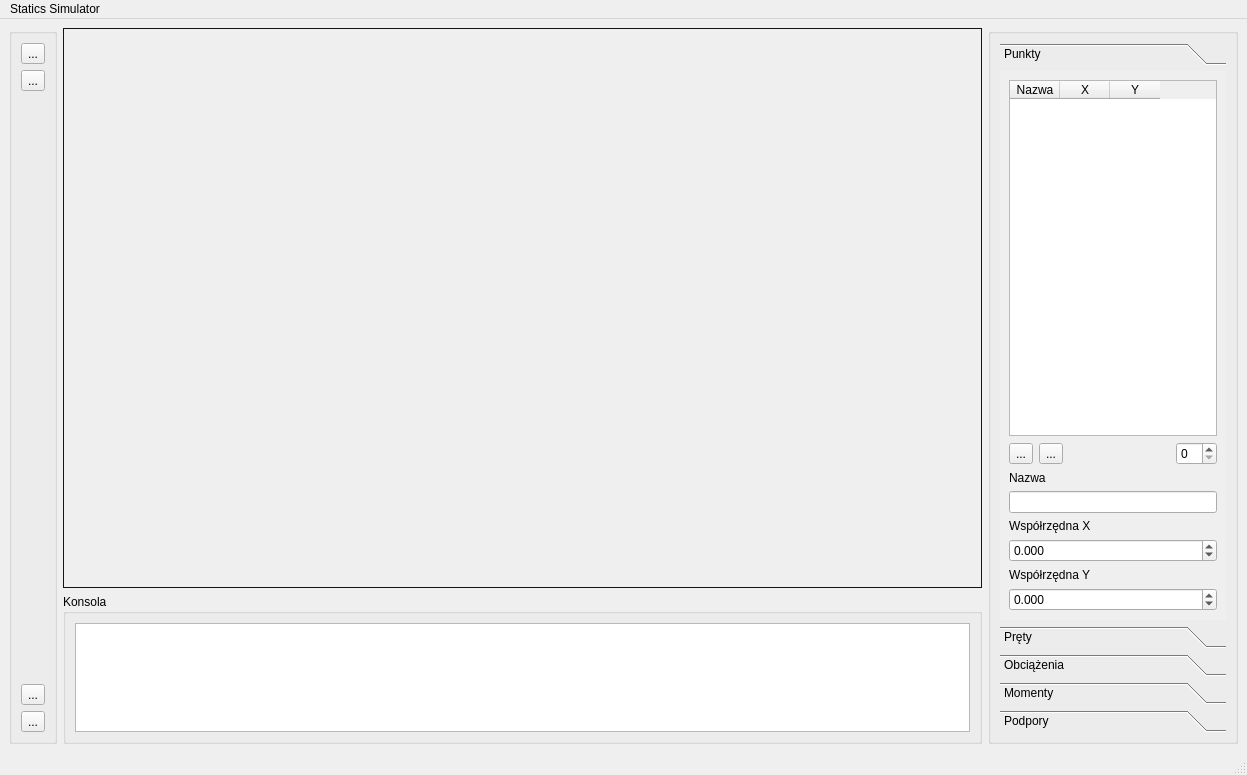
<?xml version="1.0" encoding="UTF-8"?>
<ui version="4.0">
 <class>MainWindow</class>
 <widget class="QMainWindow" name="MainWindow">
  <property name="geometry">
   <rect>
    <x>0</x>
    <y>0</y>
    <width>1247</width>
    <height>775</height>
   </rect>
  </property>
  <property name="minimumSize">
   <size>
    <width>800</width>
    <height>600</height>
   </size>
  </property>
  <property name="windowTitle">
   <string>MainWindow</string>
  </property>
  <widget class="QWidget" name="centralwidget">
   <layout class="QHBoxLayout" name="horizontalLayout">
    <item>
     <widget class="QGroupBox" name="groupBox_2">
      <layout class="QGridLayout" name="gridLayout_2">
       <item row="1" column="0">
        <widget class="QToolButton" name="calcExportBtn">
         <property name="toolTip">
          <string>Zapisz wyniki (.csv)</string>
         </property>
         <property name="text">
          <string>...</string>
         </property>
         <property name="icon">
          <iconset theme="QIcon::ThemeIcon::DocumentSave"/>
         </property>
        </widget>
       </item>
       <item row="2" column="0">
        <spacer name="verticalSpacer">
         <property name="orientation">
          <enum>Qt::Orientation::Vertical</enum>
         </property>
         <property name="sizeHint" stdset="0">
          <size>
           <width>20</width>
           <height>40</height>
          </size>
         </property>
        </spacer>
       </item>
       <item row="4" column="0">
        <widget class="QToolButton" name="calcRunBtn">
         <property name="toolTip">
          <string>Uruchom obliczenia</string>
         </property>
         <property name="text">
          <string>...</string>
         </property>
         <property name="icon">
          <iconset theme="QIcon::ThemeIcon::MediaPlaybackStart"/>
         </property>
        </widget>
       </item>
       <item row="0" column="0">
        <widget class="QToolButton" name="newCalcBtn">
         <property name="toolTip">
          <string>Nowe badanie</string>
         </property>
         <property name="text">
          <string>...</string>
         </property>
         <property name="icon">
          <iconset theme="QIcon::ThemeIcon::DocumentNew"/>
         </property>
        </widget>
       </item>
       <item row="3" column="0">
        <widget class="QToolButton" name="windowRefreshBtn">
         <property name="toolTip">
          <string>Odśwież okno</string>
         </property>
         <property name="text">
          <string>...</string>
         </property>
         <property name="icon">
          <iconset theme="QIcon::ThemeIcon::ViewRefresh"/>
         </property>
        </widget>
       </item>
      </layout>
     </widget>
    </item>
    <item>
     <layout class="QVBoxLayout" name="verticalLayout">
      <item>
       <widget class="RenderWindow" name="frame">
        <property name="palette">
         <palette>
          <active>
           <colorrole role="Window">
            <brush brushstyle="SolidPattern">
             <color alpha="255">
              <red>26</red>
              <green>26</green>
              <blue>26</blue>
             </color>
            </brush>
           </colorrole>
          </active>
          <inactive>
           <colorrole role="Window">
            <brush brushstyle="SolidPattern">
             <color alpha="255">
              <red>26</red>
              <green>26</green>
              <blue>26</blue>
             </color>
            </brush>
           </colorrole>
          </inactive>
          <disabled>
           <colorrole role="Base">
            <brush brushstyle="SolidPattern">
             <color alpha="255">
              <red>26</red>
              <green>26</green>
              <blue>26</blue>
             </color>
            </brush>
           </colorrole>
           <colorrole role="Window">
            <brush brushstyle="SolidPattern">
             <color alpha="255">
              <red>26</red>
              <green>26</green>
              <blue>26</blue>
             </color>
            </brush>
           </colorrole>
          </disabled>
         </palette>
        </property>
        <property name="frameShape">
         <enum>QFrame::Shape::StyledPanel</enum>
        </property>
        <property name="frameShadow">
         <enum>QFrame::Shadow::Raised</enum>
        </property>
       </widget>
      </item>
      <item>
       <widget class="QGroupBox" name="consoleGrBox">
        <property name="maximumSize">
         <size>
          <width>16777215</width>
          <height>150</height>
         </size>
        </property>
        <property name="title">
         <string>Konsola</string>
        </property>
        <layout class="QVBoxLayout" name="verticalLayout_2">
         <item>
          <widget class="QPlainTextEdit" name="consoleTxtBox">
           <property name="acceptDrops">
            <bool>false</bool>
           </property>
           <property name="readOnly">
            <bool>true</bool>
           </property>
          </widget>
         </item>
        </layout>
       </widget>
      </item>
     </layout>
    </item>
    <item>
     <widget class="QGroupBox" name="groupBox">
      <property name="minimumSize">
       <size>
        <width>200</width>
        <height>0</height>
       </size>
      </property>
      <property name="maximumSize">
       <size>
        <width>250</width>
        <height>16777215</height>
       </size>
      </property>
      <layout class="QGridLayout" name="gridLayout">
       <item row="0" column="0">
        <widget class="QToolBox" name="toolBox">
         <property name="sizePolicy">
          <sizepolicy hsizetype="Preferred" vsizetype="Preferred">
           <horstretch>0</horstretch>
           <verstretch>0</verstretch>
          </sizepolicy>
         </property>
         <property name="minimumSize">
          <size>
           <width>200</width>
           <height>0</height>
          </size>
         </property>
         <property name="maximumSize">
          <size>
           <width>250</width>
           <height>16777215</height>
          </size>
         </property>
         <widget class="QWidget" name="punktyTab">
          <property name="geometry">
           <rect>
            <x>0</x>
            <y>0</y>
            <width>226</width>
            <height>537</height>
           </rect>
          </property>
          <attribute name="label">
           <string>Punkty</string>
          </attribute>
          <layout class="QVBoxLayout" name="verticalLayout_3">
           <item>
            <widget class="QTableWidget" name="punktyTable">
             <property name="columnCount">
              <number>3</number>
             </property>
             <attribute name="horizontalHeaderMinimumSectionSize">
              <number>10</number>
             </attribute>
             <attribute name="horizontalHeaderDefaultSectionSize">
              <number>50</number>
             </attribute>
             <column>
              <property name="text">
               <string>Nazwa</string>
              </property>
             </column>
             <column>
              <property name="text">
               <string>X</string>
              </property>
             </column>
             <column>
              <property name="text">
               <string>Y</string>
              </property>
             </column>
            </widget>
           </item>
           <item>
            <layout class="QHBoxLayout" name="horizontalLayout_2">
             <item>
              <widget class="QToolButton" name="punktAddBtn">
               <property name="toolTip">
                <string>Dodaj</string>
               </property>
               <property name="text">
                <string>...</string>
               </property>
               <property name="icon">
                <iconset theme="QIcon::ThemeIcon::DocumentNew"/>
               </property>
              </widget>
             </item>
             <item>
              <widget class="QToolButton" name="punktRemoveBtn">
               <property name="toolTip">
                <string>Usuń</string>
               </property>
               <property name="text">
                <string>...</string>
               </property>
               <property name="icon">
                <iconset theme="QIcon::ThemeIcon::EditClear"/>
               </property>
              </widget>
             </item>
             <item>
              <spacer name="horizontalSpacer">
               <property name="orientation">
                <enum>Qt::Orientation::Horizontal</enum>
               </property>
               <property name="sizeHint" stdset="0">
                <size>
                 <width>40</width>
                 <height>20</height>
                </size>
               </property>
              </spacer>
             </item>
             <item>
              <widget class="QSpinBox" name="pktRemoveSBox"/>
             </item>
            </layout>
           </item>
           <item>
            <widget class="QLabel" name="label_3">
             <property name="text">
              <string>Nazwa</string>
             </property>
            </widget>
           </item>
           <item>
            <widget class="QLineEdit" name="punktNameEdit"/>
           </item>
           <item>
            <widget class="QLabel" name="label">
             <property name="text">
              <string>Współrzędna X</string>
             </property>
            </widget>
           </item>
           <item>
            <widget class="QDoubleSpinBox" name="punktXCoordSpinBox">
             <property name="decimals">
              <number>3</number>
             </property>
             <property name="minimum">
              <double>-1000.000000000000000</double>
             </property>
             <property name="maximum">
              <double>1000.000000000000000</double>
             </property>
            </widget>
           </item>
           <item>
            <widget class="QLabel" name="label_2">
             <property name="text">
              <string>Współrzędna Y</string>
             </property>
            </widget>
           </item>
           <item>
            <widget class="QDoubleSpinBox" name="punktYCoordSpinBox">
             <property name="decimals">
              <number>3</number>
             </property>
             <property name="minimum">
              <double>-1000.000000000000000</double>
             </property>
             <property name="maximum">
              <double>1000.000000000000000</double>
             </property>
            </widget>
           </item>
          </layout>
         </widget>
         <widget class="QWidget" name="pretyTab">
          <property name="geometry">
           <rect>
            <x>0</x>
            <y>0</y>
            <width>226</width>
            <height>537</height>
           </rect>
          </property>
          <attribute name="label">
           <string>Pręty</string>
          </attribute>
          <layout class="QVBoxLayout" name="verticalLayout_4">
           <item>
            <widget class="QTableWidget" name="pretyTable">
             <property name="columnCount">
              <number>3</number>
             </property>
             <attribute name="horizontalHeaderVisible">
              <bool>true</bool>
             </attribute>
             <attribute name="horizontalHeaderMinimumSectionSize">
              <number>0</number>
             </attribute>
             <attribute name="horizontalHeaderDefaultSectionSize">
              <number>60</number>
             </attribute>
             <attribute name="horizontalHeaderHighlightSections">
              <bool>true</bool>
             </attribute>
             <attribute name="verticalHeaderCascadingSectionResizes">
              <bool>false</bool>
             </attribute>
             <attribute name="verticalHeaderDefaultSectionSize">
              <number>40</number>
             </attribute>
             <attribute name="verticalHeaderShowSortIndicator" stdset="0">
              <bool>false</bool>
             </attribute>
             <column>
              <property name="text">
               <string>Nazwa</string>
              </property>
             </column>
             <column>
              <property name="text">
               <string>P. Pocz.</string>
              </property>
             </column>
             <column>
              <property name="text">
               <string>P. Końc.</string>
              </property>
             </column>
            </widget>
           </item>
           <item>
            <layout class="QHBoxLayout" name="horizontalLayout_3">
             <item>
              <widget class="QToolButton" name="pretAddBtn">
               <property name="toolTip">
                <string>Dodaj</string>
               </property>
               <property name="text">
                <string>...</string>
               </property>
               <property name="icon">
                <iconset theme="QIcon::ThemeIcon::DocumentNew"/>
               </property>
              </widget>
             </item>
             <item>
              <widget class="QToolButton" name="pretRemoveBtn">
               <property name="toolTip">
                <string>Usuń</string>
               </property>
               <property name="text">
                <string>...</string>
               </property>
               <property name="icon">
                <iconset theme="QIcon::ThemeIcon::EditClear"/>
               </property>
              </widget>
             </item>
             <item>
              <spacer name="horizontalSpacer_2">
               <property name="orientation">
                <enum>Qt::Orientation::Horizontal</enum>
               </property>
               <property name="sizeHint" stdset="0">
                <size>
                 <width>40</width>
                 <height>20</height>
                </size>
               </property>
              </spacer>
             </item>
             <item>
              <widget class="QSpinBox" name="pretRemoveSBox"/>
             </item>
            </layout>
           </item>
           <item>
            <widget class="QLabel" name="label_4">
             <property name="text">
              <string>Nazwa</string>
             </property>
            </widget>
           </item>
           <item>
            <widget class="QLineEdit" name="pretNameLineEdit"/>
           </item>
           <item>
            <widget class="QLabel" name="label_5">
             <property name="text">
              <string>Punkt Początkowy</string>
             </property>
            </widget>
           </item>
           <item>
            <widget class="QComboBox" name="pretStartPointComboBox">
             <property name="currentIndex">
              <number>-1</number>
             </property>
            </widget>
           </item>
           <item>
            <widget class="QLabel" name="label_6">
             <property name="text">
              <string>Punkt Końcowy</string>
             </property>
            </widget>
           </item>
           <item>
            <widget class="QComboBox" name="pretEndPointComboBox"/>
           </item>
           <item>
            <widget class="QLabel" name="label_23">
             <property name="text">
              <string>Moduł Younga</string>
             </property>
            </widget>
           </item>
           <item>
            <widget class="QLineEdit" name="ELineEdit"/>
           </item>
           <item>
            <widget class="QLabel" name="label_24">
             <property name="text">
              <string>Średnica</string>
             </property>
            </widget>
           </item>
           <item>
            <widget class="QLineEdit" name="dLineEdit"/>
           </item>
          </layout>
         </widget>
         <widget class="QWidget" name="obciazeniaTab">
          <property name="geometry">
           <rect>
            <x>0</x>
            <y>0</y>
            <width>226</width>
            <height>537</height>
           </rect>
          </property>
          <attribute name="label">
           <string>Obciążenia</string>
          </attribute>
          <layout class="QVBoxLayout" name="verticalLayout_5">
           <item>
            <widget class="QTabWidget" name="tabWidget">
             <property name="currentIndex">
              <number>1</number>
             </property>
             <widget class="QWidget" name="obcPunktTab">
              <attribute name="title">
               <string>Punktowe</string>
              </attribute>
              <layout class="QVBoxLayout" name="verticalLayout_6">
               <item>
                <widget class="QTableWidget" name="obcPunktTable">
                 <property name="columnCount">
                  <number>2</number>
                 </property>
                 <attribute name="horizontalHeaderVisible">
                  <bool>true</bool>
                 </attribute>
                 <attribute name="horizontalHeaderMinimumSectionSize">
                  <number>0</number>
                 </attribute>
                 <attribute name="horizontalHeaderDefaultSectionSize">
                  <number>70</number>
                 </attribute>
                 <attribute name="horizontalHeaderHighlightSections">
                  <bool>true</bool>
                 </attribute>
                 <attribute name="verticalHeaderCascadingSectionResizes">
                  <bool>false</bool>
                 </attribute>
                 <attribute name="verticalHeaderDefaultSectionSize">
                  <number>40</number>
                 </attribute>
                 <attribute name="verticalHeaderShowSortIndicator" stdset="0">
                  <bool>false</bool>
                 </attribute>
                 <column>
                  <property name="text">
                   <string>Nazwa</string>
                  </property>
                 </column>
                 <column>
                  <property name="text">
                   <string>Położenie</string>
                  </property>
                 </column>
                </widget>
               </item>
               <item>
                <layout class="QHBoxLayout" name="horizontalLayout_4">
                 <item>
                  <widget class="QToolButton" name="obcPunktAddBtn">
                   <property name="toolTip">
                    <string>Dodaj</string>
                   </property>
                   <property name="text">
                    <string>...</string>
                   </property>
                   <property name="icon">
                    <iconset theme="QIcon::ThemeIcon::DocumentNew"/>
                   </property>
                  </widget>
                 </item>
                 <item>
                  <widget class="QToolButton" name="obcPunktRemoveBtn">
                   <property name="toolTip">
                    <string>Usuń</string>
                   </property>
                   <property name="text">
                    <string>...</string>
                   </property>
                   <property name="icon">
                    <iconset theme="QIcon::ThemeIcon::EditClear"/>
                   </property>
                  </widget>
                 </item>
                 <item>
                  <spacer name="horizontalSpacer_3">
                   <property name="orientation">
                    <enum>Qt::Orientation::Horizontal</enum>
                   </property>
                   <property name="sizeHint" stdset="0">
                    <size>
                     <width>40</width>
                     <height>20</height>
                    </size>
                   </property>
                  </spacer>
                 </item>
                 <item>
                  <widget class="QSpinBox" name="obcPktRemoveSBox"/>
                 </item>
                </layout>
               </item>
               <item>
                <widget class="QLabel" name="label_7">
                 <property name="text">
                  <string>Nazwa</string>
                 </property>
                </widget>
               </item>
               <item>
                <widget class="QLineEdit" name="obcPunktNameEdit"/>
               </item>
               <item>
                <widget class="QLabel" name="label_9">
                 <property name="text">
                  <string>Wartość X</string>
                 </property>
                </widget>
               </item>
               <item>
                <widget class="QDoubleSpinBox" name="obcPunktXSpinBox"/>
               </item>
               <item>
                <widget class="QLabel" name="label_10">
                 <property name="text">
                  <string>Wartość Y</string>
                 </property>
                </widget>
               </item>
               <item>
                <widget class="QDoubleSpinBox" name="obcPunktYSpinBox"/>
               </item>
               <item>
                <widget class="QLabel" name="label_8">
                 <property name="text">
                  <string>Punkt Przyłożenia</string>
                 </property>
                </widget>
               </item>
               <item>
                <widget class="QComboBox" name="obcPunktGroupBox"/>
               </item>
              </layout>
             </widget>
             <widget class="QWidget" name="obcKonstrTab">
              <attribute name="title">
               <string>Konstrukcyjne</string>
              </attribute>
              <layout class="QVBoxLayout" name="verticalLayout_8">
               <item>
                <widget class="QTableWidget" name="obcKonstrTable">
                 <property name="columnCount">
                  <number>2</number>
                 </property>
                 <attribute name="horizontalHeaderVisible">
                  <bool>true</bool>
                 </attribute>
                 <attribute name="horizontalHeaderMinimumSectionSize">
                  <number>0</number>
                 </attribute>
                 <attribute name="horizontalHeaderDefaultSectionSize">
                  <number>70</number>
                 </attribute>
                 <attribute name="horizontalHeaderHighlightSections">
                  <bool>true</bool>
                 </attribute>
                 <attribute name="verticalHeaderCascadingSectionResizes">
                  <bool>false</bool>
                 </attribute>
                 <attribute name="verticalHeaderDefaultSectionSize">
                  <number>40</number>
                 </attribute>
                 <attribute name="verticalHeaderShowSortIndicator" stdset="0">
                  <bool>false</bool>
                 </attribute>
                 <column>
                  <property name="text">
                   <string>Nazwa</string>
                  </property>
                 </column>
                 <column>
                  <property name="text">
                   <string>Położenie</string>
                  </property>
                 </column>
                </widget>
               </item>
               <item>
                <layout class="QHBoxLayout" name="horizontalLayout_7">
                 <item>
                  <widget class="QToolButton" name="obcKonstrAddBtn">
                   <property name="toolTip">
                    <string>Dodaj</string>
                   </property>
                   <property name="text">
                    <string>...</string>
                   </property>
                   <property name="icon">
                    <iconset theme="QIcon::ThemeIcon::DocumentNew"/>
                   </property>
                  </widget>
                 </item>
                 <item>
                  <widget class="QToolButton" name="obcKonstrRemoveBtn">
                   <property name="toolTip">
                    <string>Usuń</string>
                   </property>
                   <property name="text">
                    <string>...</string>
                   </property>
                   <property name="icon">
                    <iconset theme="QIcon::ThemeIcon::EditClear"/>
                   </property>
                  </widget>
                 </item>
                 <item>
                  <spacer name="horizontalSpacer_5">
                   <property name="orientation">
                    <enum>Qt::Orientation::Horizontal</enum>
                   </property>
                   <property name="sizeHint" stdset="0">
                    <size>
                     <width>40</width>
                     <height>20</height>
                    </size>
                   </property>
                  </spacer>
                 </item>
                 <item>
                  <widget class="QSpinBox" name="obcKRemoveSBox"/>
                 </item>
                </layout>
               </item>
               <item>
                <widget class="QLabel" name="label_18">
                 <property name="text">
                  <string>Nazwa</string>
                 </property>
                </widget>
               </item>
               <item>
                <widget class="QLineEdit" name="obcKonstrNameEdit"/>
               </item>
               <item>
                <widget class="QLabel" name="label_17">
                 <property name="text">
                  <string>Wartość X</string>
                 </property>
                </widget>
               </item>
               <item>
                <widget class="QDoubleSpinBox" name="obcKonstrXSpinBox"/>
               </item>
               <item>
                <widget class="QLabel" name="label_15">
                 <property name="text">
                  <string>Wartość Y</string>
                 </property>
                </widget>
               </item>
               <item>
                <widget class="QDoubleSpinBox" name="obcKonstrYSpinBox"/>
               </item>
               <item>
                <widget class="QLabel" name="label_16">
                 <property name="text">
                  <string>Pręt Przyłożenia</string>
                 </property>
                </widget>
               </item>
               <item>
                <widget class="QComboBox" name="pretObcComboBox"/>
               </item>
              </layout>
             </widget>
            </widget>
           </item>
          </layout>
         </widget>
         <widget class="QWidget" name="momentTab">
          <property name="geometry">
           <rect>
            <x>0</x>
            <y>0</y>
            <width>226</width>
            <height>537</height>
           </rect>
          </property>
          <attribute name="label">
           <string>Momenty</string>
          </attribute>
          <layout class="QVBoxLayout" name="verticalLayout_9">
           <item>
            <widget class="QTableWidget" name="momentTable_2">
             <property name="columnCount">
              <number>2</number>
             </property>
             <attribute name="horizontalHeaderVisible">
              <bool>true</bool>
             </attribute>
             <attribute name="horizontalHeaderMinimumSectionSize">
              <number>0</number>
             </attribute>
             <attribute name="horizontalHeaderDefaultSectionSize">
              <number>70</number>
             </attribute>
             <attribute name="horizontalHeaderHighlightSections">
              <bool>true</bool>
             </attribute>
             <attribute name="verticalHeaderCascadingSectionResizes">
              <bool>false</bool>
             </attribute>
             <attribute name="verticalHeaderDefaultSectionSize">
              <number>40</number>
             </attribute>
             <attribute name="verticalHeaderShowSortIndicator" stdset="0">
              <bool>false</bool>
             </attribute>
             <column>
              <property name="text">
               <string>Nazwa</string>
              </property>
             </column>
             <column>
              <property name="text">
               <string>Położenie</string>
              </property>
             </column>
            </widget>
           </item>
           <item>
            <layout class="QHBoxLayout" name="horizontalLayout_8">
             <item>
              <widget class="QToolButton" name="momentAddBtn_2">
               <property name="toolTip">
                <string>Dodaj</string>
               </property>
               <property name="text">
                <string>...</string>
               </property>
               <property name="icon">
                <iconset theme="QIcon::ThemeIcon::DocumentNew"/>
               </property>
              </widget>
             </item>
             <item>
              <widget class="QToolButton" name="momentRemoveBtn_2">
               <property name="toolTip">
                <string>Usuń</string>
               </property>
               <property name="text">
                <string>...</string>
               </property>
               <property name="icon">
                <iconset theme="QIcon::ThemeIcon::EditClear"/>
               </property>
              </widget>
             </item>
             <item>
              <spacer name="horizontalSpacer_6">
               <property name="orientation">
                <enum>Qt::Orientation::Horizontal</enum>
               </property>
               <property name="sizeHint" stdset="0">
                <size>
                 <width>40</width>
                 <height>20</height>
                </size>
               </property>
              </spacer>
             </item>
             <item>
              <widget class="QSpinBox" name="momentRemoveSBox"/>
             </item>
            </layout>
           </item>
           <item>
            <widget class="QLabel" name="label_21">
             <property name="text">
              <string>Nazwa</string>
             </property>
            </widget>
           </item>
           <item>
            <widget class="QLineEdit" name="momentNameEdit_2"/>
           </item>
           <item>
            <widget class="QLabel" name="label_22">
             <property name="text">
              <string>Wartość</string>
             </property>
            </widget>
           </item>
           <item>
            <widget class="QDoubleSpinBox" name="momentSpinBox_2"/>
           </item>
           <item>
            <widget class="QLabel" name="label_20">
             <property name="text">
              <string>Punkt Przyłożenia</string>
             </property>
            </widget>
           </item>
           <item>
            <widget class="QComboBox" name="momentGroupBox_2"/>
           </item>
          </layout>
         </widget>
         <widget class="QWidget" name="podporyTab">
          <property name="geometry">
           <rect>
            <x>0</x>
            <y>0</y>
            <width>226</width>
            <height>537</height>
           </rect>
          </property>
          <attribute name="label">
           <string>Podpory</string>
          </attribute>
          <layout class="QVBoxLayout" name="verticalLayout_7">
           <item>
            <widget class="QTableWidget" name="podporyTable">
             <property name="columnCount">
              <number>3</number>
             </property>
             <attribute name="horizontalHeaderVisible">
              <bool>true</bool>
             </attribute>
             <attribute name="horizontalHeaderMinimumSectionSize">
              <number>0</number>
             </attribute>
             <attribute name="horizontalHeaderDefaultSectionSize">
              <number>60</number>
             </attribute>
             <attribute name="horizontalHeaderHighlightSections">
              <bool>true</bool>
             </attribute>
             <attribute name="verticalHeaderCascadingSectionResizes">
              <bool>false</bool>
             </attribute>
             <attribute name="verticalHeaderDefaultSectionSize">
              <number>40</number>
             </attribute>
             <attribute name="verticalHeaderShowSortIndicator" stdset="0">
              <bool>false</bool>
             </attribute>
             <column>
              <property name="text">
               <string>Pkt. Przył.</string>
              </property>
             </column>
             <column>
              <property name="text">
               <string>Bl. Oś</string>
              </property>
             </column>
             <column>
              <property name="text">
               <string>Bl. Obr.</string>
              </property>
             </column>
            </widget>
           </item>
           <item>
            <layout class="QHBoxLayout" name="horizontalLayout_5">
             <item>
              <widget class="QToolButton" name="podporaAddBtn">
               <property name="toolTip">
                <string>Dodaj</string>
               </property>
               <property name="text">
                <string>...</string>
               </property>
               <property name="icon">
                <iconset theme="QIcon::ThemeIcon::DocumentNew"/>
               </property>
              </widget>
             </item>
             <item>
              <widget class="QToolButton" name="podporaRemoveBtn">
               <property name="toolTip">
                <string>Usuń</string>
               </property>
               <property name="text">
                <string>...</string>
               </property>
               <property name="icon">
                <iconset theme="QIcon::ThemeIcon::EditClear"/>
               </property>
              </widget>
             </item>
             <item>
              <spacer name="horizontalSpacer_4">
               <property name="orientation">
                <enum>Qt::Orientation::Horizontal</enum>
               </property>
               <property name="sizeHint" stdset="0">
                <size>
                 <width>40</width>
                 <height>20</height>
                </size>
               </property>
              </spacer>
             </item>
             <item>
              <widget class="QSpinBox" name="podpRemoveSBox"/>
             </item>
            </layout>
           </item>
           <item>
            <widget class="QLabel" name="label_11">
             <property name="text">
              <string>Nazwa</string>
             </property>
            </widget>
           </item>
           <item>
            <widget class="QLineEdit" name="podporaNameEdit"/>
           </item>
           <item>
            <widget class="QLabel" name="label_13">
             <property name="text">
              <string>Typ Podpory</string>
             </property>
            </widget>
           </item>
           <item>
            <widget class="QComboBox" name="podporaTypeComboBox">
             <property name="editable">
              <bool>false</bool>
             </property>
             <property name="maxVisibleItems">
              <number>5</number>
             </property>
             <item>
              <property name="text">
               <string>Podpora Ruchoma</string>
              </property>
             </item>
             <item>
              <property name="text">
               <string>Podpora Stała</string>
              </property>
             </item>
             <item>
              <property name="text">
               <string>Utwierdzenie Stałe</string>
              </property>
             </item>
            </widget>
           </item>
           <item>
            <widget class="QLabel" name="label_12">
             <property name="text">
              <string>Punkt Przyłożenia</string>
             </property>
            </widget>
           </item>
           <item>
            <widget class="QComboBox" name="punktPodporyComboBox"/>
           </item>
           <item>
            <widget class="QLabel" name="label_14">
             <property name="text">
              <string>Blokowana Oś</string>
             </property>
            </widget>
           </item>
           <item>
            <layout class="QHBoxLayout" name="horizontalLayout_6">
             <item>
              <widget class="QRadioButton" name="xAxisSelect">
               <property name="text">
                <string>X</string>
               </property>
              </widget>
             </item>
             <item>
              <widget class="QRadioButton" name="yAxisSelect">
               <property name="text">
                <string>Y</string>
               </property>
              </widget>
             </item>
            </layout>
           </item>
          </layout>
         </widget>
        </widget>
       </item>
      </layout>
     </widget>
    </item>
   </layout>
  </widget>
  <widget class="QMenuBar" name="menubar">
   <property name="geometry">
    <rect>
     <x>0</x>
     <y>0</y>
     <width>1247</width>
     <height>21</height>
    </rect>
   </property>
   <widget class="QMenu" name="menuStatics_Simulator">
    <property name="title">
     <string>Statics Simulator</string>
    </property>
   </widget>
   <addaction name="menuStatics_Simulator"/>
  </widget>
  <widget class="QStatusBar" name="statusbar"/>
 </widget>
 <customwidgets>
  <customwidget>
   <class>RenderWindow</class>
   <extends>QFrame</extends>
   <header>renderwindow.h</header>
   <container>1</container>
  </customwidget>
 </customwidgets>
 <resources/>
 <connections/>
</ui>
